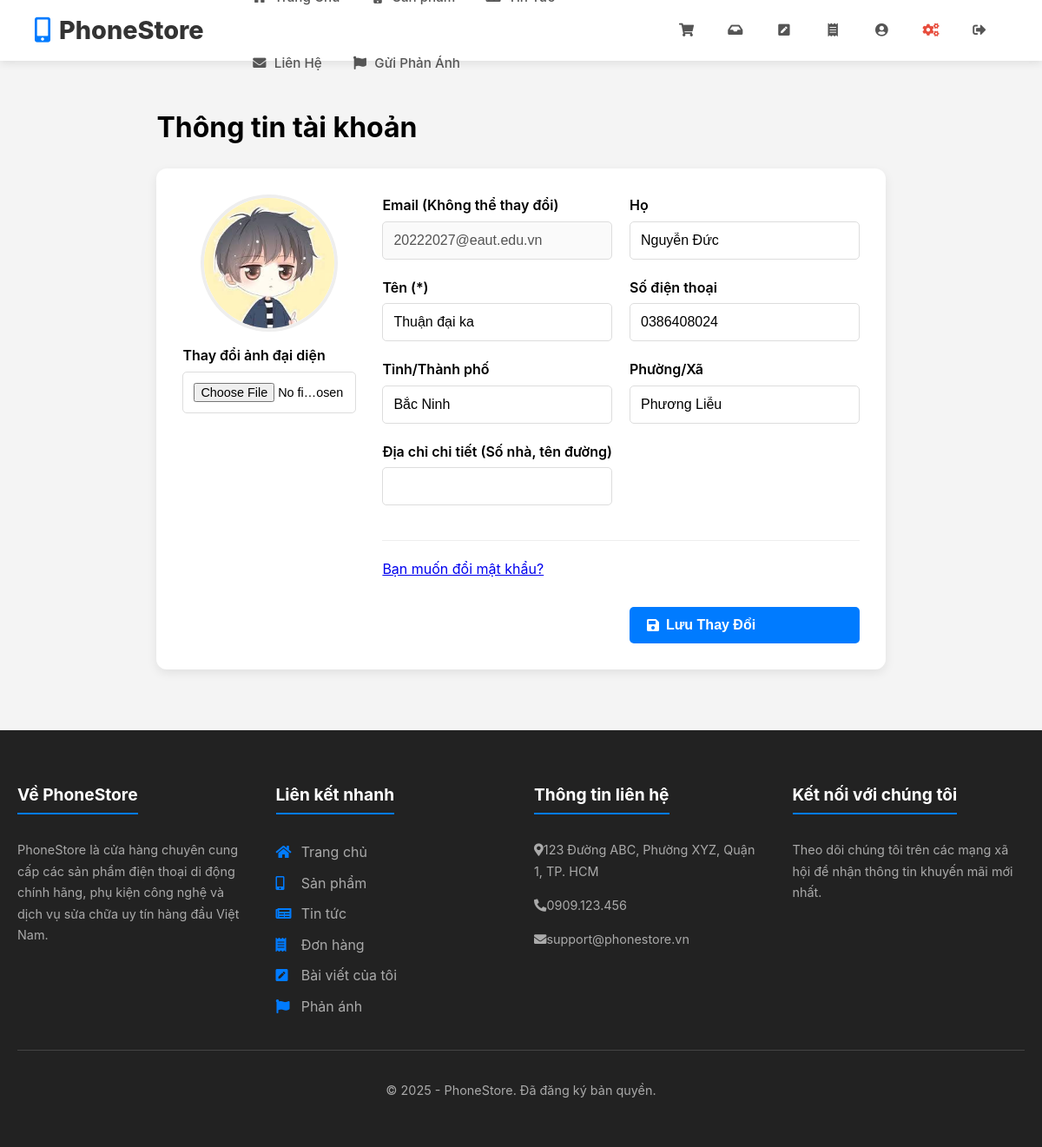
Page /thong_tin_tai_khoan.php (signed in) on the committed database.
### tables this page shows
CREATE TABLE `nguoi_dung` (
  `id_nguoi_dung` int(10) UNSIGNED NOT NULL,
  `ho` varchar(100) DEFAULT NULL,
  `ten` varchar(100) DEFAULT NULL,
  `email` varchar(255) NOT NULL,
  `so_dien_thoai` varchar(20) DEFAULT NULL,
  `so_cccd` varchar(20) DEFAULT NULL COMMENT 'Số Căn cước công dân',
  `tinh_thanh_pho` varchar(100) DEFAULT NULL,
  `phuong_xa` varchar(100) DEFAULT NULL,
  `dia_chi_chi_tiet` varchar(255) DEFAULT NULL,
  `anh_dai_dien` varchar(255) DEFAULT NULL COMMENT 'Đường dẫn tới file ảnh đại diện',
  `mat_khau` varchar(255) NOT NULL,
  `vai_tro` enum('khach_hang','quan_tri') NOT NULL DEFAULT 'khach_hang',
  `trang_thai_tai_khoan` enum('cho_xac_minh','hoat_dong','bi_cam') NOT NULL DEFAULT 'cho_xac_minh',
  `token_xac_minh` varchar(100) DEFAULT NULL,
  `token_het_han` datetime DEFAULT NULL,
  `ngay_tao` timestamp NOT NULL DEFAULT current_timestamp(),
  `ngay_cap_nhat` timestamp NOT NULL DEFAULT current_timestamp() ON UPDATE current_timestamp()
);

### thong_tin_tai_khoan.php (the view, shortened to what this page needs)
<?php
require 'dung_chung/dau_trang.php';
?>
<?php
$id_nguoi_dung = $_SESSION['id_nguoi_dung'];
$sql_get_user = "SELECT * FROM nguoi_dung WHERE id_nguoi_dung = ?";
$stmt_get_user = $conn->prepare($sql_get_user);
$stmt_get_user->bind_param("i", $id_nguoi_dung);
$stmt_get_user->execute();
$user_info = $stmt_get_user->get_result()->fetch_assoc();
?>
<main class="container container-small"> <h1>Thông tin tài khoản</h1>
    <div class="profile-container">
        <form action="thong_tin_tai_khoan.php" method="POST" enctype="multipart/form-data" data-turbolinks="false">
            <div class="profile-grid">
                <div class="avatar-uploader">
                    <?php
                    $anh_path_avatar = 'tai_len/avatars/' . ($user_info['anh_dai_dien'] ?? 'default-avatar.png');
                    ?>
                    <img src="<?php echo $anh_path_avatar; ?>" alt="Avatar" class="avatar-preview">
                    <div class="form-group">
                        <label for="anh_dai_dien">Thay đổi ảnh đại diện</label>
                        <input type="file" id="anh_dai_dien" name="anh_dai_dien" accept="image/*">
                    </div>
                </div>
                <div class="profile-form">
                    <div class="form-group full-width">
                        <label for="email">Email (Không thể thay đổi)</label>
                        <input type="email" id="email" name="email" value="<?php echo htmlspecialchars($user_info['email']); ?>" disabled>
                    </div>
                    <div class="form-group">
                        <label for="ho">Họ</label>
                        <input type="text" id="ho" name="ho" value="<?php echo htmlspecialchars($user_info['ho'] ?? ''); ?>">
                    </div>
                    <div class="form-group">
                        <label for="ten">Tên (*)</label>
                        <input type="text" id="ten" name="ten" value="<?php echo htmlspecialchars($user_info['ten'] ?? ''); ?>" required>
                    </div>
                    <div class="form-group full-width">
                        <label for="so_dien_thoai">Số điện thoại</label>
                        <input type="text" id="so_dien_thoai" name="so_dien_thoai" value="<?php echo htmlspecialchars($user_info['so_dien_thoai'] ?? ''); ?>">
                    </div>
                    <div class="form-group">
                        <label for="tinh_thanh_pho">Tỉnh/Thành phố</label>
                        <input type="text" id="tinh_thanh_pho" name="tinh_thanh_pho" value="<?php echo htmlspecialchars($user_info['tinh_thanh_pho'] ?? ''); ?>">
                    </div>
                    <div class="form-group">
                        <label for="phuong_xa">Phường/Xã</label>
                        <input type="text" id="phuong_xa" name="phuong_xa" value="<?php echo htmlspecialchars($user_info['phuong_xa'] ?? ''); ?>">
                    </div>
                    <div class="form-group full-width">
                        <label for="dia_chi_chi_tiet">Địa chỉ chi tiết (Số nhà, tên đường)</label>
                        <input type="text" id="dia_chi_chi_tiet" name="dia_chi_chi_tiet" value="<?php echo htmlspecialchars($user_info['dia_chi_chi_tiet'] ?? ''); ?>">
                    </div>
                    <div class="password-link">
                        <a href="doi_mat_khau.php">Bạn muốn đổi mật khẩu?</a>
                    </div>
                    <button type="submit" class="btn btn-submit">
                        <i class="fas fa-save"></i> Lưu Thay Đổi
                    </button>
                </div>
            </div>
        </form>
    </div>
</main> <?php
require 'dung_chung/cuoi_trang.php';
?>

### dung_chung/dau_trang.php (style rules this page uses)
:root { --primary-color: #007bff; --danger-color: #e74c3c; --dark-color: #333; --light-color: #f4f4f4; --white-color: #ffffff; --shadow: 0 4px 12px rgba(0,0,0,0.08); --border-radius: 12px; }
body { font-family: -apple-system, BlinkMacSystemFont, "Segoe UI", Roboto, Helvetica, Arial, sans-serif; margin: 0; padding: 0; background-color: var(--light-color); line-height: 1.6; display: flex; flex-direction: column; min-height: 100vh; }
.container { max-width: 1300px; margin: 30px auto; padding: 0 20px; flex-grow: 1; }
.container-small { max-width: 900px; }
.form-group { margin-bottom: 20px; }
.form-group label { display: block; margin-bottom: 5px; font-weight: 600; }
.form-group input[type="text"], .form-group input[type="email"], .form-group input[type="password"], .form-group input[type="number"], .form-group input[type="file"], .form-group input[type="date"], .form-group select, .form-group textarea, .filter-group input[type="text"], .filter-group input[type="date"], .filter-group input[type="number"], .filter-group select, .discount-code-form input[type="text"] { width: 100%; padding: 12px; border: 1px solid #ddd; border-radius: 5px; font-size: 1rem; box-sizing: border-box; }
.btn { background-color: var(--primary-color); color: white; padding: 10px 15px; text-decoration: none; border: none; border-radius: 4px; font-weight: bold; cursor: pointer; font-size: 14px; display: inline-flex; align-items: center; gap: 8px; }
.btn-submit { background-color: var(--primary-color); color: white; border: none; padding: 12px 20px; font-size: 1rem; font-weight: bold; border-radius: 5px; cursor: pointer; width: 100%; margin-top: 10px; }

### thong_tin_tai_khoan.php (style rules this page uses)
.profile-container { background-color: var(--white-color); border-radius: var(--border-radius); box-shadow: var(--shadow); padding: 30px; }
.profile-grid { display: grid; grid-template-columns: 200px 1fr; gap: 30px; }
.avatar-uploader { display: flex; flex-direction: column; align-items: center; }
.avatar-preview { width: 150px; height: 150px; border-radius: 50%; object-fit: cover; border: 4px solid #eee; margin-bottom: 15px; }
.avatar-uploader input[type="file"] { font-size: 0.9rem; max-width: 200px; }
.profile-form { display: grid; grid-template-columns: 1fr 1fr; gap: 20px; }
.profile-form .form-group { margin-bottom: 0; }
.btn-submit { grid-column: 2 / 3; justify-self: end; }
.password-link { grid-column: 1 / -1; margin-top: 20px; padding-top: 20px; border-top: 1px solid #eee; }

### rows in the picture
nguoi_dung: anh_dai_dien (picture), email "20222027@eaut.edu.vn", ho "Nguyễn Đức", ten "Thuận đại ka", so_dien_thoai "0386408024", tinh_thanh_pho "Bắc Ninh", phuong_xa "Phương Liễu"
